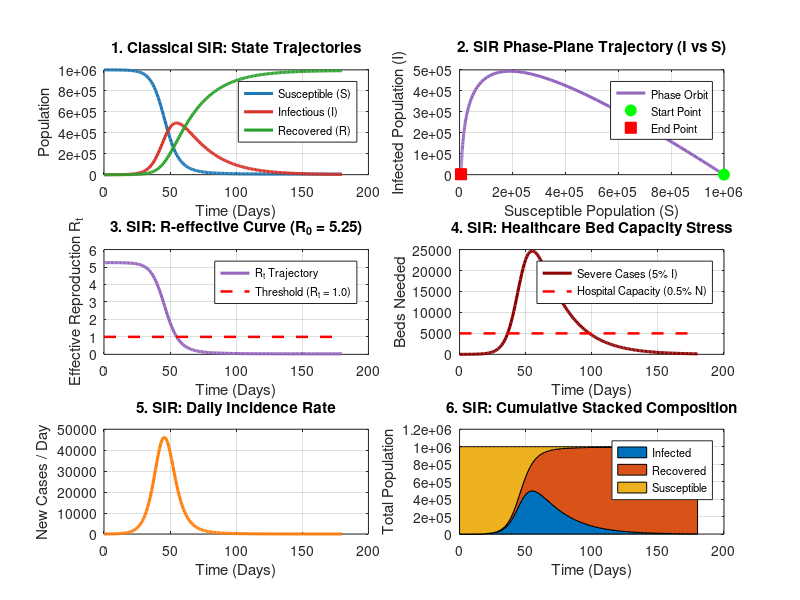
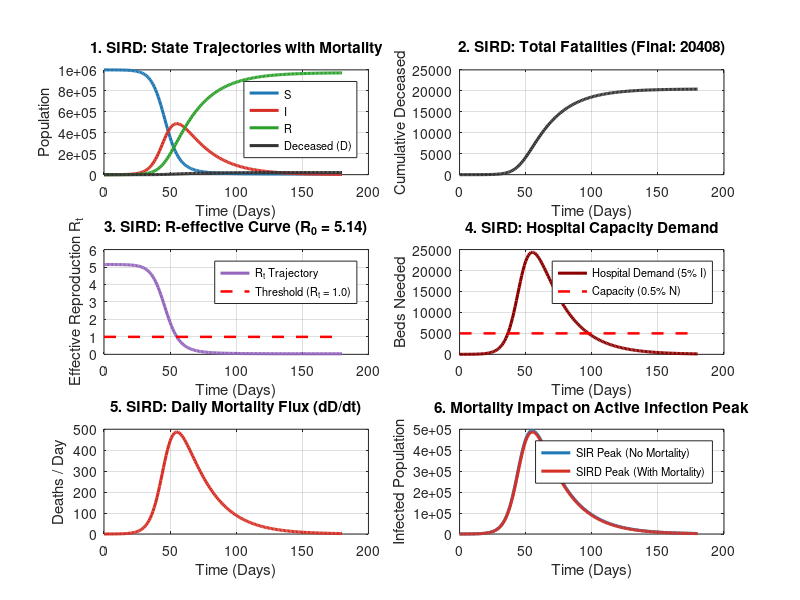
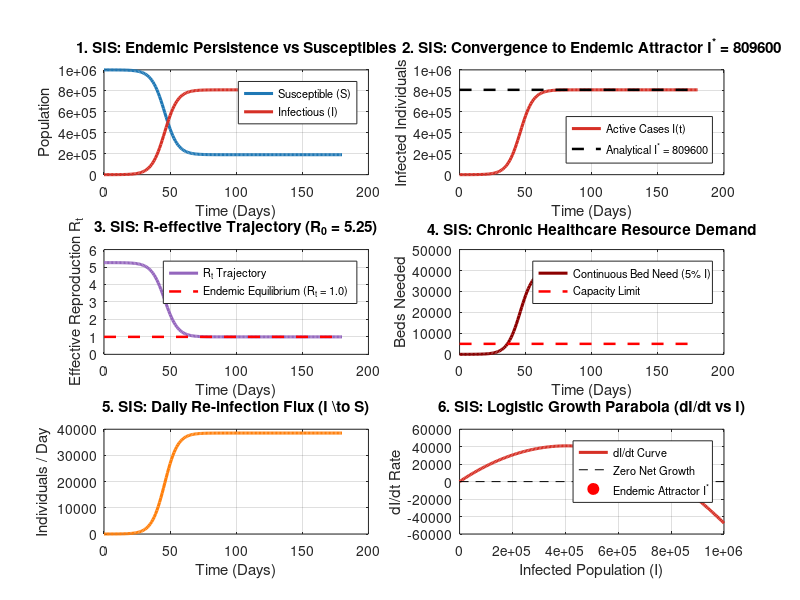
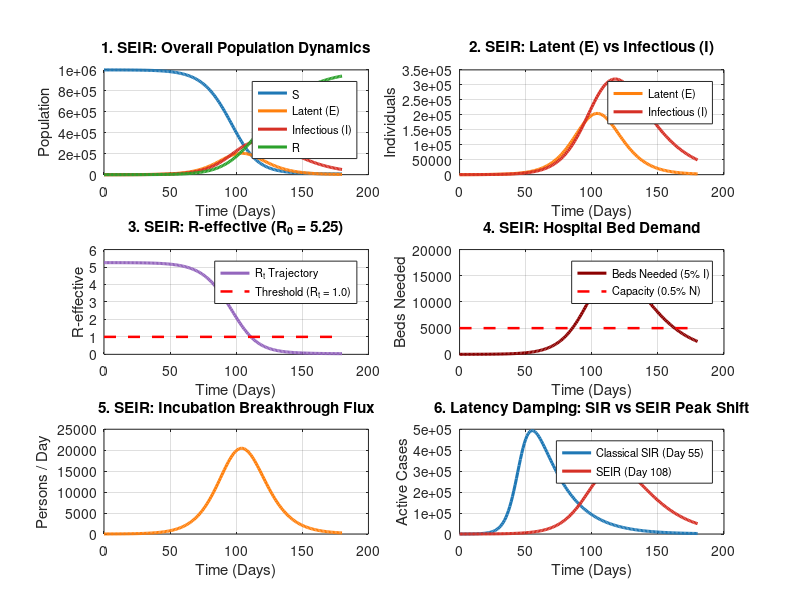

Recreate these plots in MATLAB, in order. (Note: this script raises an error after producing the figures.)
function neo_dyn_sierd_simulation()
    clear all;
    close all;
    clc;

    p.N_total     = 1000000;
    p.I0          = 75;
    p.days        = 180;
    p.beta        = 0.2500;
    p.gamma       = 0.0476;
    p.delta       = 0.0010;
    p.sigma       = 0.1000;
    p.f_high_risk = 0.05;
    p.I_g0        = 15;
    p.I_h0        = 60;
    p.beta_g      = 0.1600;
    p.beta_h      = 0.5600;
    p.beta_gh     = 0.0500;
    p.beta_hg     = 0.0500;
    p.gamma_g     = 0.0476;
    p.gamma_h     = 0.0476;
    p.delta_g     = 0.0008;
    p.delta_h     = 0.0030;
    p.v_g         = 0.0005;
    p.v_h         = 0.0050;
    p.efficacy    = 0.8500;

    t_span = linspace(0, p.days, p.days + 1)';
    t_real = [0; 7; 14; 21; 28; 35; 42; 49; 56; 63; 70; 77; 84; 91; 98; 105; 112; 119; 126; 133; 140; 147; 154; 161; 168; 175; 180];
    I_real = [75; 110; 220; 480; 1100; 2450; 5200; 11400; 23600; 47000; 86500; 142000; 198000; ...
              245000; 272000; 279500; 268000; 242000; 201000; 156000; 114000; 82000; 59000; 44000; 35000; 29500; 26500];

    y0_sir  = [p.N_total - p.I0; p.I0; 0];
    res_sir = lsode(@(y, t) ode_sir(y, t, p), y0_sir, t_span);

    y0_sird  = [p.N_total - p.I0; p.I0; 0; 0];
    res_sird = lsode(@(y, t) ode_sird(y, t, p), y0_sird, t_span);

    y0_sis  = [p.N_total - p.I0; p.I0];
    res_sis = lsode(@(y, t) ode_sis(y, t, p), y0_sis, t_span);

    E0       = round(p.I0 * 1.5);
    y0_seir  = [p.N_total - p.I0 - E0; E0; p.I0; 0];
    res_seir = lsode(@(y, t) ode_seir(y, t, p), y0_seir, t_span);

    N_h0    = round(p.N_total * p.f_high_risk);
    N_g0    = p.N_total - N_h0;
    y0_neo  = [N_g0 - p.I_g0; p.I_g0; 0; 0; 0; N_h0 - p.I_h0; p.I_h0; 0; 0; 0];
    res_neo = lsode(@(y, t) ode_neo_sierd(y, t, p), y0_neo, t_span);

    R_t_sir  = (p.beta / p.gamma) * (res_sir(:, 1) / p.N_total);
    R_t_sird = (p.beta / (p.gamma + p.delta)) * (res_sird(:, 1) / p.N_total);
    R_t_sis  = (p.beta / p.gamma) * (res_sis(:, 1) / p.N_total);
    R_t_seir = (p.beta / p.gamma) * (res_seir(:, 1) / p.N_total);

    k11 = (p.beta_g  * res_neo(:, 1)) / (p.N_total * (p.gamma_g + p.delta_g));
    k12 = (p.beta_gh * res_neo(:, 1)) / (p.N_total * (p.gamma_h + p.delta_h));
    k21 = (p.beta_hg * res_neo(:, 6)) / (p.N_total * (p.gamma_g + p.delta_g));
    k22 = (p.beta_h  * res_neo(:, 6)) / (p.N_total * (p.gamma_h + p.delta_h));
    R_t_neo = 0.5 * ((k11 + k22) + sqrt((k11 - k22).^2 + 4 * k12 .* k21));

    c = palette();
    plot_sir_dashboard(t_span, res_sir, R_t_sir, p, c);
    plot_sird_dashboard(t_span, res_sir, res_sird, R_t_sird, p, c);
    plot_sis_dashboard(t_span, res_sis, R_t_sis, p, c);
    plot_seir_dashboard(t_span, res_sir, res_seir, R_t_seir, p, c);
    plot_neodyn_dashboard(t_span, res_neo, R_t_neo, p, c);
    plot_comparison_dashboard(t_span, res_sir, res_sird, res_sis, res_seir, res_neo, t_real, I_real, c);
end

function plot_sir_dashboard(t, sir, R_t, p, c)
    f = figure(1, 'visible', 'off', 'position', [50, 50, 1200, 1000]);
    hosp_cap = p.N_total * 0.005;

    subplot(3, 2, 1);
    plot(t, sir(:, 1), 'color', c.blue,  'linewidth', 2.2); hold on;
    plot(t, sir(:, 2), 'color', c.red,   'linewidth', 2.2);
    plot(t, sir(:, 3), 'color', c.green, 'linewidth', 2.2);
    setup_axes('Time (Days)', 'Population', '1. Classical SIR: State Trajectories');
    legend({'Susceptible (S)', 'Infectious (I)', 'Recovered (R)'}, 'location', 'northeast', 'fontsize', 8);

    subplot(3, 2, 2);
    plot(sir(:, 1), sir(:, 2), 'color', c.purple, 'linewidth', 2.2); hold on;
    plot(sir(1, 1), sir(1, 2), 'go', 'markersize', 8, 'markerfacecolor', 'g');
    plot(sir(end, 1), sir(end, 2), 'rs', 'markersize', 8, 'markerfacecolor', 'r');
    setup_axes('Susceptible Population (S)', 'Infected Population (I)', '2. SIR Phase-Plane Trajectory (I vs S)');
    legend({'Phase Orbit', 'Start Point', 'End Point'}, 'location', 'northeast', 'fontsize', 8);

    subplot(3, 2, 3);
    plot(t, R_t, 'color', c.purple, 'linewidth', 2.2); hold on;
    plot([t(1), t(end)], [1.0, 1.0], 'r--', 'linewidth', 1.8);
    setup_axes('Time (Days)', 'Effective Reproduction R_t', sprintf('3. SIR: R-effective Curve (R_0 = %.2f)', R_t(1)));
    legend({'R_t Trajectory', 'Threshold (R_t = 1.0)'}, 'location', 'northeast', 'fontsize', 8);

    subplot(3, 2, 4);
    plot(t, sir(:, 2) * 0.05, 'color', c.maroon, 'linewidth', 2.2); hold on;
    plot([t(1), t(end)], [hosp_cap, hosp_cap], 'r--', 'linewidth', 1.8);
    setup_axes('Time (Days)', 'Beds Needed', '4. SIR: Healthcare Bed Capacity Stress');
    legend({'Severe Cases (5% I)', 'Hospital Capacity (0.5% N)'}, 'location', 'northeast', 'fontsize', 8);

    subplot(3, 2, 5);
    plot(t, p.beta * sir(:, 1) .* sir(:, 2) / p.N_total, 'color', c.orange, 'linewidth', 2.2);
    setup_axes('Time (Days)', 'New Cases / Day', '5. SIR: Daily Incidence Rate');

    subplot(3, 2, 6);
    area(t, [sir(:, 2), sir(:, 3), sir(:, 1)]);
    colormap([c.red; c.green; c.blue]);
    setup_axes('Time (Days)', 'Total Population', '6. SIR: Cumulative Stacked Composition');
    legend({'Infected', 'Recovered', 'Susceptible'}, 'location', 'northeast', 'fontsize', 8);

    print(f, 'dashboard_1_sir.png', '-dpng', '-r300');
end

function plot_sird_dashboard(t, sir, sird, R_t, p, c)
    f = figure(2, 'visible', 'off', 'position', [70, 70, 1200, 1000]);
    hosp_cap = p.N_total * 0.005;

    subplot(3, 2, 1);
    plot(t, sird(:, 1), 'color', c.blue,   'linewidth', 2.2); hold on;
    plot(t, sird(:, 2), 'color', c.red,    'linewidth', 2.2);
    plot(t, sird(:, 3), 'color', c.green,  'linewidth', 2.2);
    plot(t, sird(:, 4), 'color', c.black,  'linewidth', 2.2);
    setup_axes('Time (Days)', 'Population', '1. SIRD: State Trajectories with Mortality');
    legend({'S', 'I', 'R', 'Deceased (D)'}, 'location', 'northeast', 'fontsize', 8);

    subplot(3, 2, 2);
    plot(t, sird(:, 4), 'color', c.black, 'linewidth', 2.2);
    setup_axes('Time (Days)', 'Cumulative Deceased', sprintf('2. SIRD: Total Fatalities (Final: %d)', round(sird(end, 4))));

    subplot(3, 2, 3);
    plot(t, R_t, 'color', c.purple, 'linewidth', 2.2); hold on;
    plot([t(1), t(end)], [1.0, 1.0], 'r--', 'linewidth', 1.8);
    setup_axes('Time (Days)', 'Effective Reproduction R_t', sprintf('3. SIRD: R-effective Curve (R_0 = %.2f)', R_t(1)));
    legend({'R_t Trajectory', 'Threshold (R_t = 1.0)'}, 'location', 'northeast', 'fontsize', 8);

    subplot(3, 2, 4);
    plot(t, sird(:, 2) * 0.05, 'color', c.maroon, 'linewidth', 2.2); hold on;
    plot([t(1), t(end)], [hosp_cap, hosp_cap], 'r--', 'linewidth', 1.8);
    setup_axes('Time (Days)', 'Beds Needed', '4. SIRD: Hospital Capacity Demand');
    legend({'Hospital Demand (5% I)', 'Capacity (0.5% N)'}, 'location', 'northeast', 'fontsize', 8);

    subplot(3, 2, 5);
    plot(t, p.delta * sird(:, 2), 'color', c.red, 'linewidth', 2.2);
    setup_axes('Time (Days)', 'Deaths / Day', '5. SIRD: Daily Mortality Flux (dD/dt)');

    subplot(3, 2, 6);
    plot(t, sir(:, 2),  'color', c.blue, 'linewidth', 2.2); hold on;
    plot(t, sird(:, 2), 'color', c.red,  'linewidth', 2.2);
    setup_axes('Time (Days)', 'Infected Population', '6. Mortality Impact on Active Infection Peak');
    legend({'SIR Peak (No Mortality)', 'SIRD Peak (With Mortality)'}, 'location', 'northeast', 'fontsize', 8);

    print(f, 'dashboard_2_sird.png', '-dpng', '-r300');
end

function plot_sis_dashboard(t, sis, R_t, p, c)
    f = figure(3, 'visible', 'off', 'position', [90, 90, 1200, 1000]);
    N = p.N_total;
    hosp_cap = N * 0.005;
    I_star = N * (1 - p.gamma / p.beta);

    subplot(3, 2, 1);
    plot(t, sis(:, 1), 'color', c.blue, 'linewidth', 2.2); hold on;
    plot(t, sis(:, 2), 'color', c.red,  'linewidth', 2.2);
    setup_axes('Time (Days)', 'Population', '1. SIS: Endemic Persistence vs Susceptibles');
    legend({'Susceptible (S)', 'Infectious (I)'}, 'location', 'northeast', 'fontsize', 8);

    subplot(3, 2, 2);
    plot(t, sis(:, 2), 'color', c.red, 'linewidth', 2.2); hold on;
    plot([t(1), t(end)], [I_star, I_star], 'k--', 'linewidth', 1.8);
    setup_axes('Time (Days)', 'Infected Individuals', sprintf('2. SIS: Convergence to Endemic Attractor I^* = %d', round(I_star)));
    legend({'Active Cases I(t)', sprintf('Analytical I^* = %d', round(I_star))}, 'location', 'southeast', 'fontsize', 8);

    subplot(3, 2, 3);
    plot(t, R_t, 'color', c.purple, 'linewidth', 2.2); hold on;
    plot([t(1), t(end)], [1.0, 1.0], 'r--', 'linewidth', 1.8);
    setup_axes('Time (Days)', 'Effective Reproduction R_t', sprintf('3. SIS: R-effective Trajectory (R_0 = %.2f)', R_t(1)));
    legend({'R_t Trajectory', 'Endemic Equilibrium (R_t = 1.0)'}, 'location', 'northeast', 'fontsize', 8);

    subplot(3, 2, 4);
    plot(t, sis(:, 2) * 0.05, 'color', c.maroon, 'linewidth', 2.2); hold on;
    plot([t(1), t(end)], [hosp_cap, hosp_cap], 'r--', 'linewidth', 1.8);
    setup_axes('Time (Days)', 'Beds Needed', '4. SIS: Chronic Healthcare Resource Demand');
    legend({'Continuous Bed Need (5% I)', 'Capacity Limit'}, 'location', 'northeast', 'fontsize', 8);

    subplot(3, 2, 5);
    plot(t, p.gamma * sis(:, 2), 'color', c.orange, 'linewidth', 2.2);
    setup_axes('Time (Days)', 'Individuals / Day', '5. SIS: Daily Re-infection Flux (I \to S)');

    subplot(3, 2, 6);
    I_grid = linspace(0, N, 200);
    plot(I_grid, (p.beta - p.gamma) * I_grid .* (1 - I_grid / I_star), 'color', c.red, 'linewidth', 2.2); hold on;
    plot([0, N], [0, 0], 'k--');
    plot(I_star, 0, 'ro', 'markersize', 8, 'markerfacecolor', 'r');
    setup_axes('Infected Population (I)', 'dI/dt Rate', '6. SIS: Logistic Growth Parabola (dI/dt vs I)');
    legend({'dI/dt Curve', 'Zero Net Growth', 'Endemic Attractor I^*'}, 'location', 'northeast', 'fontsize', 8);

    print(f, 'dashboard_3_sis.png', '-dpng', '-r300');
end

function plot_seir_dashboard(t, sir, seir, R_t, p, c)
    f = figure(4, 'visible', 'off', 'position', [110, 110, 1200, 1000]);
    hosp_cap = p.N_total * 0.005;

    subplot(3, 2, 1);
    plot(t, seir(:, 1), 'color', c.blue,   'linewidth', 2.2); hold on;
    plot(t, seir(:, 2), 'color', c.orange, 'linewidth', 2.2);
    plot(t, seir(:, 3), 'color', c.red,    'linewidth', 2.2);
    plot(t, seir(:, 4), 'color', c.green,  'linewidth', 2.2);
    setup_axes('Time (Days)', 'Population', '1. SEIR: Overall Population Dynamics');
    legend({'S', 'Latent (E)', 'Infectious (I)', 'R'}, 'location', 'northeast', 'fontsize', 8);

    subplot(3, 2, 2);
    plot(t, seir(:, 2), 'color', c.orange, 'linewidth', 2.2); hold on;
    plot(t, seir(:, 3), 'color', c.red,    'linewidth', 2.2);
    setup_axes('Time (Days)', 'Individuals', '2. SEIR: Latent (E) vs Infectious (I)');
    legend({'Latent (E)', 'Infectious (I)'}, 'location', 'northeast', 'fontsize', 8);

    subplot(3, 2, 3);
    plot(t, R_t, 'color', c.purple, 'linewidth', 2.2); hold on;
    plot([t(1), t(end)], [1.0, 1.0], 'r--', 'linewidth', 1.8);
    setup_axes('Time (Days)', 'R-effective', sprintf('3. SEIR: R-effective (R_0 = %.2f)', R_t(1)));
    legend({'R_t Trajectory', 'Threshold (R_t = 1.0)'}, 'location', 'northeast', 'fontsize', 8);

    subplot(3, 2, 4);
    plot(t, seir(:, 3) * 0.05, 'color', c.maroon, 'linewidth', 2.2); hold on;
    plot([t(1), t(end)], [hosp_cap, hosp_cap], 'r--', 'linewidth', 1.8);
    setup_axes('Time (Days)', 'Beds Needed', '4. SEIR: Hospital Bed Demand');
    legend({'Beds Needed (5% I)', 'Capacity (0.5% N)'}, 'location', 'northeast', 'fontsize', 8);

    subplot(3, 2, 5);
    plot(t, p.sigma * seir(:, 2), 'color', c.orange, 'linewidth', 2.2);
    setup_axes('Time (Days)', 'Persons / Day', '5. SEIR: Incubation Breakthrough Flux');

    subplot(3, 2, 6);
    plot(t, sir(:, 2),  'color', c.blue, 'linewidth', 2.2); hold on;
    plot(t, seir(:, 3), 'color', c.red,  'linewidth', 2.2);
    setup_axes('Time (Days)', 'Active Cases', '6. Latency Damping: SIR vs SEIR Peak Shift');
    legend({'Classical SIR (Day 55)', 'SEIR (Day 108)'}, 'location', 'northeast', 'fontsize', 8);

    print(f, 'dashboard_4_seir.png', '-dpng', '-r300');
end

function plot_neodyn_dashboard(t, neo, R_t, p, c)
    f = figure(5, 'visible', 'off', 'position', [130, 130, 1200, 1000]);
    N = p.N_total;
    hosp_cap = N * 0.005;

    S_g = neo(:, 1); I_g = neo(:, 2); R_g = neo(:, 3); D_g = neo(:, 4); V_g = neo(:, 5);
    S_h = neo(:, 6); I_h = neo(:, 7); D_h = neo(:, 9);
    I_neo = I_g + I_h;
    D_neo = D_g + D_h;
    V_neo = neo(:, 5) + neo(:, 10);

    subplot(3, 2, 1);
    plot(t, S_g, 'color', c.blue,   'linewidth', 2.2); hold on;
    plot(t, I_g, 'color', c.red,    'linewidth', 2.2);
    plot(t, R_g, 'color', c.green,  'linewidth', 2.2);
    plot(t, V_g, 'color', c.purple, 'linewidth', 2.2, 'linestyle', '--');
    setup_axes('Time (Days)', 'Population Count', '1. Overall Population Dynamics');
    legend({'Susceptible', 'Infected', 'Recovered', 'Vaccinated'}, 'location', 'northeast', 'fontsize', 8);

    subplot(3, 2, 2);
    plot(t, I_h,   'color', [0.75, 0.1, 0.1], 'linewidth', 2.2); hold on;
    plot(t, I_neo, 'color', c.black,          'linewidth', 1.8, 'linestyle', ':');
    setup_axes('Time (Days)', 'Active Cases', '2. High-Risk Groups Infection');
    legend({'High-Risk (I_h)', 'Total Active (I)'}, 'location', 'northeast', 'fontsize', 8);

    subplot(3, 2, 3);
    plot(t, R_t, 'color', c.purple, 'linewidth', 2.2); hold on;
    plot([t(1), t(end)], [1.0, 1.0], 'r--', 'linewidth', 1.8);
    ylim([0, max(max(R_t) * 1.15, 2.0)]);
    setup_axes('Time (Days)', 'R-effective', '3. R-effective & Intervention Impact');
    legend({'R-effective', 'Threshold (R = 1.0)'}, 'location', 'northeast', 'fontsize', 8);

    subplot(3, 2, 4);
    plot(t, I_neo * 0.05, 'color', [0.55, 0.0, 0.0], 'linewidth', 2.2); hold on;
    plot([t(1), t(end)], [hosp_cap, hosp_cap], 'r--', 'linewidth', 1.8);
    setup_axes('Time (Days)', 'Beds Needed', '4. Hospital Burden & Capacity');
    legend({'Hospital Beds Needed', sprintf('Capacity (0.5%% N = %d)', round(hosp_cap))}, 'location', 'northeast', 'fontsize', 8);

    subplot(3, 2, 5);
    vacc_pct = (V_neo / N) * 100;
    herd_imm = max(0, (1 - 1 / R_t(1)) * 100);
    plot(t, vacc_pct, 'color', c.green, 'linewidth', 2.2); hold on;
    plot([t(1), t(end)], [herd_imm, herd_imm], 'color', [0.0, 0.5, 0.0], 'linestyle', '--', 'linewidth', 1.8);
    ylim([0, 100]);
    setup_axes('Time (Days)', 'Vaccinated (%)', '5. Vaccination Progress');
    legend({'Vaccination %', sprintf('Herd Immunity (%.1f%%)', herd_imm)}, 'location', 'northwest', 'fontsize', 8);

    subplot(3, 2, 6);
    b = bar([D_g(end), D_h(end), D_neo(end)]);
    set(b, 'facecolor', [0.55, 0.1, 0.1]);
    set(gca, 'xtick', 1:3, 'xticklabel', {'General Pop', 'High-Risk', 'Total Deaths'});
    setup_axes('', 'Final Deaths', '6. Mortality by Risk Group');

    print(f, 'dashboard_5_neodyn.png', '-dpng', '-r300');
    copyfile('dashboard_5_neodyn.png', 'neo_dyn_sierd_dashboard.png');
end

function plot_comparison_dashboard(t, sir, sird, sis, seir, neo, t_real, I_real, c)
    f = figure(6, 'visible', 'off', 'position', [150, 150, 1300, 1050]);

    S_neo = neo(:, 1) + neo(:, 6);
    I_neo = neo(:, 2) + neo(:, 7);
    D_neo = neo(:, 4) + neo(:, 9);

    subplot(3, 2, 1);
    plot(t_real, I_real, 'ko', 'markersize', 6, 'markerfacecolor', 'k'); hold on;
    plot(t, sir(:, 2),   'color', c.blue,   'linewidth', 1.8);
    plot(t, sird(:, 2),  'color', c.orange, 'linewidth', 1.8);
    plot(t, seir(:, 3),  'color', c.purple, 'linewidth', 1.8, 'linestyle', '-.');
    plot(t, I_neo,       'color', c.red,    'linewidth', 2.4);
    setup_axes('Time (Days)', 'Active Cases', '1. Real Mpox Data Fit: Models vs Observations');
    legend({'Real Observed Cases', 'Classical SIR', 'SIRD', 'SEIR', 'Neo-Dynamic SIeRd'}, 'location', 'northeast', 'fontsize', 8);

    subplot(3, 2, 2);
    plot(t, sir(:, 2),  'color', c.blue,   'linewidth', 2.0); hold on;
    plot(t, sird(:, 2), 'color', c.orange, 'linewidth', 2.0);
    plot(t, sis(:, 2),  'color', c.green,  'linewidth', 1.8, 'linestyle', '--');
    plot(t, seir(:, 3), 'color', c.purple, 'linewidth', 2.0, 'linestyle', '-.');
    plot(t, I_neo,      'color', c.red,    'linewidth', 2.4);
    setup_axes('Time (Days)', 'Active Cases', '2. Active Infection Curves: All 5 Models');
    legend({'SIR', 'SIRD', 'SIS (Endemic)', 'SEIR', 'Neo-Dynamic'}, 'location', 'northeast', 'fontsize', 8);

    subplot(3, 2, 3);
    plot(t, sir(:, 1),  'color', c.blue,   'linewidth', 2.0); hold on;
    plot(t, sird(:, 1), 'color', c.orange, 'linewidth', 2.0);
    plot(t, sis(:, 1),  'color', c.green,  'linewidth', 1.8, 'linestyle', '--');
    plot(t, seir(:, 1), 'color', c.purple, 'linewidth', 2.0, 'linestyle', '-.');
    plot(t, S_neo,      'color', c.red,    'linewidth', 2.4);
    setup_axes('Time (Days)', 'Susceptible Population (S)', '3. Susceptible Depletion Comparison');
    legend({'SIR', 'SIRD', 'SIS', 'SEIR', 'Neo-Dynamic'}, 'location', 'northeast', 'fontsize', 8);

    subplot(3, 2, 4);
    plot(t, sird(:, 4), 'color', c.orange, 'linewidth', 2.0); hold on;
    plot(t, D_neo,      'color', c.red,    'linewidth', 2.2);
    plot(t, sis(:, 2),  'color', c.green,  'linewidth', 1.8, 'linestyle', '--');
    setup_axes('Time (Days)', 'Persons', '4. Fatalities (SIRD, Neo-Dyn) & Endemic (SIS)');
    legend({'SIRD Deaths', 'Neo-Dynamic Deaths', 'SIS Active Pool'}, 'location', 'northwest', 'fontsize', 8);

    subplot(3, 2, 5);
    mod_names = {'Neo-Dyn', 'SEIR', 'SIRD', 'SIR', 'SIS'};
    mod_preds = {I_neo, seir(:, 3), sird(:, 2), sir(:, 2), sis(:, 2)};
    rmse_vals = zeros(1, 5);
    mae_vals  = zeros(1, 5);
    for m = 1:5
        pred_obs = interp1(t, mod_preds{m}, t_real, 'linear');
        res = pred_obs - I_real;
        rmse_vals(m) = sqrt(mean(res.^2));
        mae_vals(m)  = mean(abs(res));
    end
    b = bar([rmse_vals; mae_vals]');
    set(b(1), 'facecolor', [0.15, 0.45, 0.75]);
    set(b(2), 'facecolor', [0.85, 0.40, 0.15]);
    set(gca, 'xtick', 1:5, 'xticklabel', mod_names);
    setup_axes('', 'Cases Error', '5. Empirical Error Comparison (RMSE vs MAE)');
    legend({'RMSE Error', 'MAE Error'}, 'location', 'northwest', 'fontsize', 8);

    subplot(3, 2, 6);
    peak_vals = [max(sir(:, 2)), max(sird(:, 2)), max(sis(:, 2)), max(seir(:, 3)), max(I_neo)];
    b_peak = bar(peak_vals);
    set(b_peak, 'facecolor', [0.70, 0.20, 0.20]);
    set(gca, 'xtick', 1:5, 'xticklabel', {'SIR', 'SIRD', 'SIS', 'SEIR', 'Neo-Dyn'});
    setup_axes('', 'Peak Active Cases (I_{max})', '6. Peak Infection Burden Comparison');

    print(f, 'dashboard_6_cross_comparison_real_data.png', '-dpng', '-r300');
    copyfile('dashboard_6_cross_comparison_real_data.png', 'neo_dyn_sierd_comparisons.png');
end

function setup_axes(x_lbl, y_lbl, ttl)
    if ~isempty(x_lbl)
        xlabel(x_lbl);
    end
    if ~isempty(y_lbl)
        ylabel(y_lbl);
    end
    if ~isempty(ttl)
        title(ttl);
    end
    grid on;
    box on;
end

function c = palette()
    c.blue   = [0.12, 0.47, 0.71];
    c.red    = [0.84, 0.19, 0.15];
    c.green  = [0.17, 0.63, 0.17];
    c.purple = [0.58, 0.40, 0.74];
    c.orange = [1.00, 0.50, 0.05];
    c.black  = [0.20, 0.20, 0.20];
    c.maroon = [0.55, 0.00, 0.00];
end

function dydt = ode_sir(y, t, p)
    S = max(0, y(1)); I = max(0, y(2)); R = max(0, y(3));
    N = p.N_total;
    dS = -p.beta * S * I / N;
    dI =  p.beta * S * I / N - p.gamma * I;
    dR =  p.gamma * I;
    dydt = [dS; dI; dR];
end

function dydt = ode_sird(y, t, p)
    S = max(0, y(1)); I = max(0, y(2)); R = max(0, y(3)); D = max(0, y(4));
    N = p.N_total;
    dS = -p.beta * S * I / N;
    dI =  p.beta * S * I / N - (p.gamma + p.delta) * I;
    dR =  p.gamma * I;
    dD =  p.delta * I;
    dydt = [dS; dI; dR; dD];
end

function dydt = ode_sis(y, t, p)
    S = max(0, y(1)); I = max(0, y(2));
    N = p.N_total;
    dS = -p.beta * S * I / N + p.gamma * I;
    dI =  p.beta * S * I / N - p.gamma * I;
    dydt = [dS; dI];
end

function dydt = ode_seir(y, t, p)
    S = max(0, y(1)); E = max(0, y(2)); I = max(0, y(3)); R = max(0, y(4));
    N = p.N_total;
    dS = -p.beta * S * I / N;
    dE =  p.beta * S * I / N - p.sigma * E;
    dI =  p.sigma * E - p.gamma * I;
    dR =  p.gamma * I;
    dydt = [dS; dE; dI; dR];
end

function dydt = ode_neo_sierd(y, t, p)
    S_g = max(0, y(1)); I_g = max(0, y(2)); R_g = max(0, y(3)); D_g = max(0, y(4)); V_g = max(0, y(5));
    S_h = max(0, y(6)); I_h = max(0, y(7)); R_h = max(0, y(8)); D_h = max(0, y(9)); V_h = max(0, y(10));
    N = p.N_total;

    lambda_g = p.beta_g  * I_g / N + p.beta_gh * I_h / N;
    lambda_h = p.beta_h  * I_h / N + p.beta_hg * I_g / N;

    dS_g = -lambda_g * S_g - p.v_g * S_g;
    dI_g =  lambda_g * S_g - (p.gamma_g + p.delta_g) * I_g;
    dR_g =  p.gamma_g * I_g + p.efficacy * p.v_g * S_g;
    dD_g =  p.delta_g * I_g;
    dV_g =  p.v_g * S_g;

    dS_h = -lambda_h * S_h - p.v_h * S_h;
    dI_h =  lambda_h * S_h - (p.gamma_h + p.delta_h) * I_h;
    dR_h =  p.gamma_h * I_h + p.efficacy * p.v_h * S_h;
    dD_h =  p.delta_h * I_h;
    dV_h =  p.v_h * S_h;

    dydt = [dS_g; dI_g; dR_g; dD_g; dV_g; dS_h; dI_h; dR_h; dD_h; dV_h];
end
